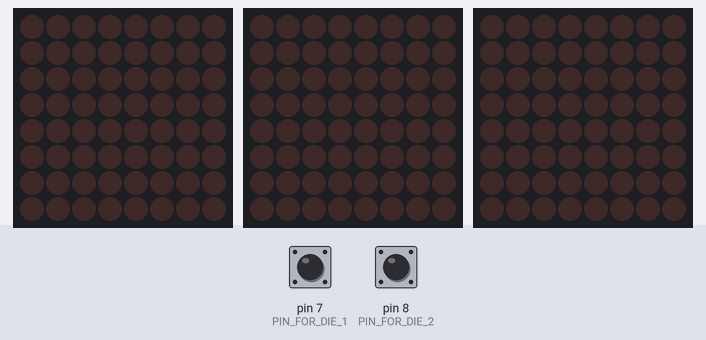
The sketch below on a simulated Arduino Uno, built with avr-gcc and run on an emulated ATmega328P. Parts: 3 × 8×8 LED matrix. The test bench sets the inputs (shaded band); at power-on: pin 7 (PIN_FOR_DIE_1) HIGH, pin 8 (PIN_FOR_DIE_2) HIGH. Random numbers use the default seed unless the sketch sets one.

Above: at 1.2 s.
1.3 s: pin 7 (PIN_FOR_DIE_1) pulled LOW for 0.15 s
At 2.8 s:
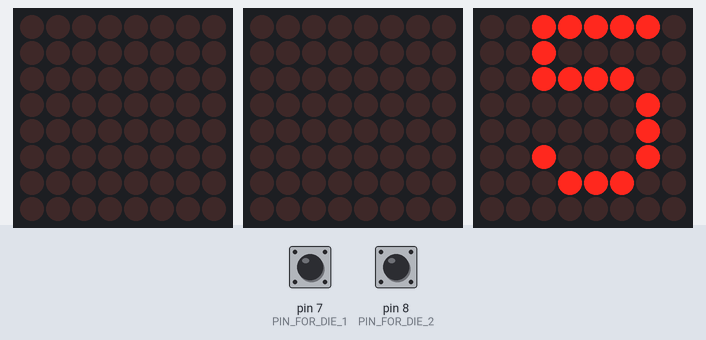
3.0 s: pin 8 (PIN_FOR_DIE_2) pulled LOW for 3.2 s
At 6.7 s:
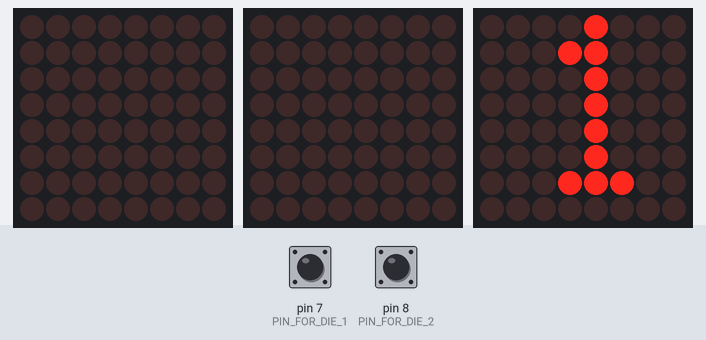
Timing chart, 0 to 8.2 s (numbered marks = the images above; inputs shaded):
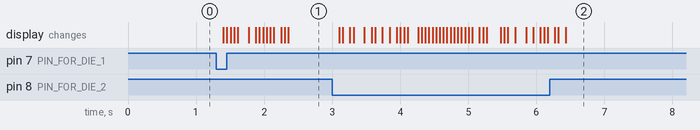

The sketch:

ar_dice.ino
```cpp
#include <Wire.h>
#include "Adafruit_LEDBackpack.h"
#include "Adafruit_GFX.h"


Adafruit_8x8matrix die1 = Adafruit_8x8matrix();
Adafruit_8x8matrix die2 = Adafruit_8x8matrix();

int PIN_FOR_DIE_1 = 7;
int PIN_FOR_DIE_2 = 8;


void setup() {

    randomSeed(analogRead(5));

    pinMode(PIN_FOR_DIE_1, INPUT_PULLUP);
    pinMode(PIN_FOR_DIE_2, INPUT_PULLUP);

    die1.begin(0x70);
    die2.begin(0x71);

    die1.clear();
    die2.clear();

}


void loop() {

    int pin1 = digitalRead(PIN_FOR_DIE_1);
    int pin2 = digitalRead(PIN_FOR_DIE_2);

    if (pin1 == LOW) {
        rollDie(die1);
    }

    if (pin2 == LOW) {
        rollDie(die2);
    }

}


void rollDie(Adafruit_8x8matrix die) {

    delay(100);

    for (int i=0; i<20; i++) {
        die.setTextSize(1);
        die.clear();
        die.setTextColor(LED_ON);
        die.setCursor(2,0);
        die.print(random(1, 7));
        die.writeDisplay();
        delay(50);
    }

}
```

Measured:
- after the input at 1.3 s, the display: first changes after 0.10 s (image 1 shows a later state)
- after the input at 3.0 s, the display: first changes after 0.10 s (image 2 shows a later state)
